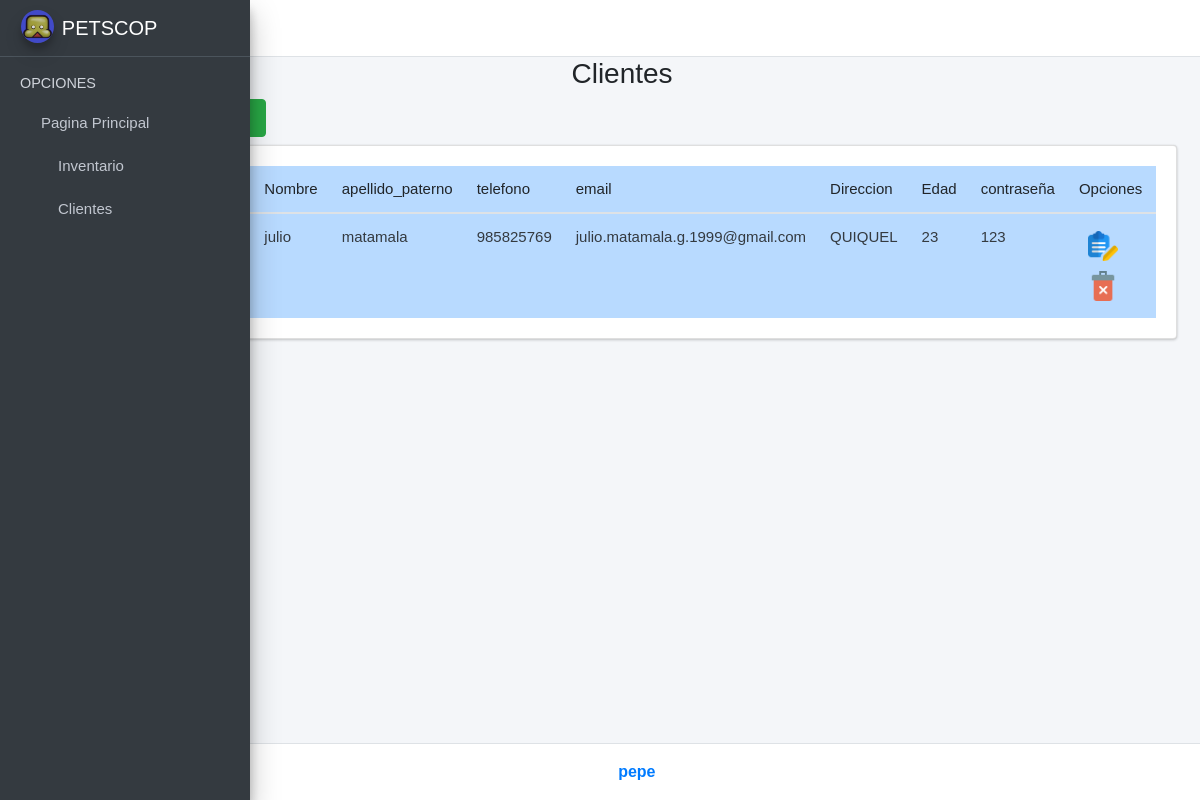
/clientes/, run on an earlier commit of the app's database.
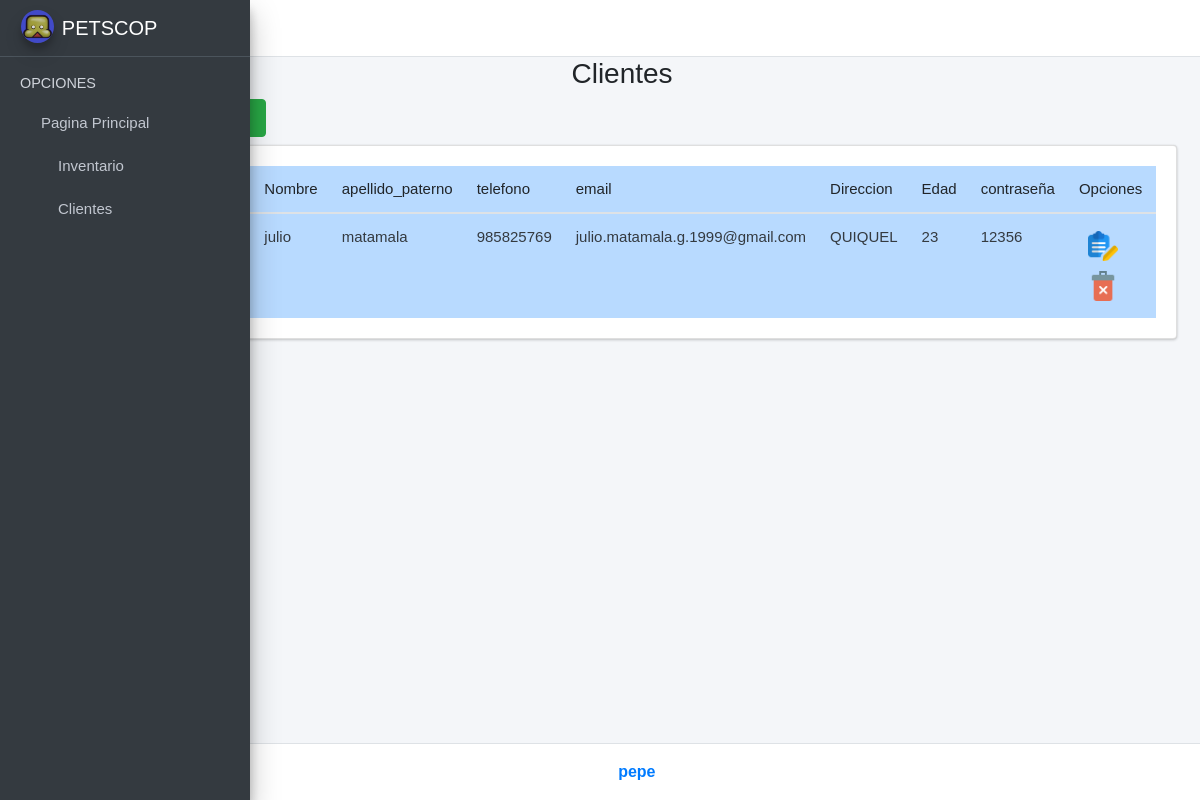
And on a later commit of the database.
### ventas/models.py (models this page shows, shortened)
class Cliente(models.Model):
    rut = models.CharField(max_length=10, blank=False)
    nombre = models.CharField(max_length=40, blank=False)
    apellido_paterno = models.CharField(max_length=20, blank=False )
    telefono = models.CharField(max_length=9)
    email = models.EmailField(
        unique=True, max_length=100, blank=True, null=True)
    direccion = models.CharField(max_length=50, blank=True, null=True)
    edad = models.IntegerField()
    contraseña = models.CharField(max_length=20)
    class Meta:
        verbose_name = 'clientes'
        verbose_name_plural = 'clientes'

### ventas/views.py (the view)
# urls.py: path('clientes/', views.clientes_view, name='Clientes'),
def clientes_view(request):
    clientes = Cliente.objects.all()
    form_personal = AddClienteForm()
    form_editar = EditarClienteForm()
    context = {'clientes': clientes,
               'form_personal':form_personal,
               'form_editar':form_editar
               }
    return render(request, 'clientes.html', context)

### ventas/context_processor.py (called while the page is built)
def total_carrito(request):
    total = 0
    if request.user.is_authenticated:
        if "carrito" in request.session.keys():
            for key, value in request.session["carrito"].items():
                if "acumulado" in value:
                    total += int(value["acumulado"])
    return {"total_carrito": total}

### ventas/templates/clientes.html (shortened to what this page needs)
{% extends "base.html" %}
{% load static %}
{% load widget_tweaks %}
{% block content %}
<link rel="stylesheet" href="{% static 'index/css/b4.css' %}">
<div class="row">
    <div class="col-md-12">
        <h3 class="text-center">Clientes   <i class="fas fa-users"></i></h3>
        <div class="col-md-3 pb-2">
            <a href="#AgregarPersonalModal"
                data-toggle="modal" data-dismiss="modal">
                <button type="button" class="btn btn-success">
                    Agregar Cliente
                    <i class="fas fa-plus-circle"></i>
                </button>
            </a>
        </div>
        <div class="card card-body" style="overflow:scroll">
            <table class="table table-hover table-primary" id="myTable">
                <thead>
                    <tr>
                        <th>id</th>
                        <th>rut</th>
                        <th>Nombre</th>
                        <th>apellido_paterno</th>
                        <th>telefono</th>
                        <th>email</th>
                        <th>Direccion</th>
                        <th>Edad</th>
                        <th>contraseña</th>
                        <th>Opciones</th>
                    </tr>
                </thead>
                <tbody class="text-dark">
                    {% for i in clientes %}
                    <tr>
                        <td>{{i.id}}</td>
                        <td>{{i.rut}}</td>
                        <td>{{i.nombre}}</td>
                        <td>{{i.apellido_paterno}}</td>
                        <td>{{i.telefono}}</td>
                        <td>{{i.email}}</td>
                        <td>{{i.direccion}}</td>
                        <td>{{i.edad}}</td>
                        <td>{{i.contraseña}}</td>
                        <td>
                            <button onclick="editarPersonal('{{i.id}}', '{{i.rut}}', '{{i.nombre}}', '{{i.apellido_paterno}}', '{{i.telefono}}', '{{i.email}}',
                            '{{i.direccion}}', '{{i.edad}}', '{{i.contraseña}}')" class="btn btn-dark-outline btn-sm" data-toggle="modal"
                                href="#EditarPersonalModal"><img src="{% static 'index/img/editar.png' %}" alt="Error"
                                    width="30"></button>
                                    <button onclick="eliminarPersonal('{{i.id}}')" class="btn btn-dark-outline btn-sm"
                                    data-toggle="modal" href="#EliminarPersonalModal"><img
                                        src="{% static 'index/img/delete.png' %}" alt="Error" width="30"></button>
                        </td>
                    </tr>
                    {% endfor %}
                </tbody>
            </table>
        </div>
    </div>
</div>
{% endblock %}

What changed in the data, as far as the page shows it:
changed Cliente "julio": contraseña "123" → "12356"
